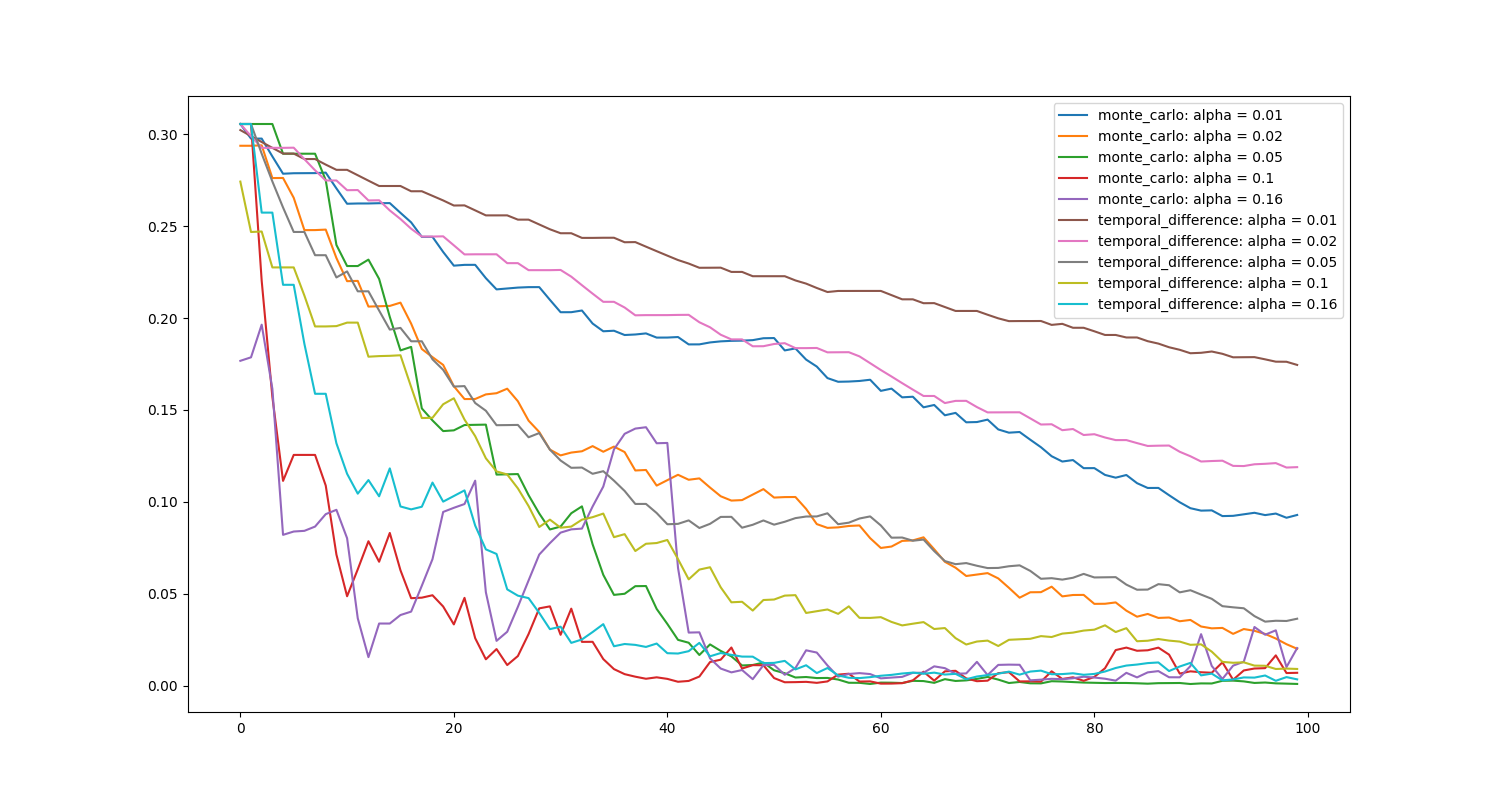

This figure's Python source:
#! /usr/env/python
import random
import time
import matplotlib.pyplot as plt
import pylab
import numpy as np
from sklearn.metrics import mean_squared_error
pylab.rcParams['figure.figsize'] = (15, 8)

def take_action(state, action):
    next_state = state + 2 * action - 1
    return next_state, int(next_state >= state_num)

def monte_carlo_step(states, actions):
    s = states[:]
    a = actions[:]
    next_state, reward = take_action(s[-1], a[-1])
    if next_state >= 0 and next_state < state_num:
        s.append(next_state)
        next_action = random.randint(0, 1)
        a.append(next_action)
        next_gain, next_reward = monte_carlo_step(s, a)
        gain = gamma * next_gain + next_reward
        if next_state not in states:
            R[next_state].append(gain)
            V[next_state] = V[next_state] + alpha_mc * (gain - V[next_state])
    else:
        gain = 0
    return gain, reward

def monte_carlo():
    for i in range(max_epoch):
        s0 = random.randint(0, state_num-1)
        a0 = random.randint(0, 1)
        next_gain, reward = monte_carlo_step([s0], [a0])
        gain = gamma * next_gain + reward
        R[s0].append(gain)
        V[s0] = V[s0] + alpha_mc * (gain - V[s0])
        E[i] = np.linalg.norm(np.array(V)-X, ord=2)
        E[i] = mean_squared_error(V, X)
    #for state in range(state_num): print(R[state])
    print(V)
    return

def temporal_difference_step(states):
    state = states[-1]
    s = states[:]
    action = random.randint(0, 1)
    next_state, reward = take_action(state, action)
    if next_state >= 0 and next_state < state_num:
        gain = gamma * V[next_state] + reward
        R[state].append(gain)
        V[state] = V[state] + alpha_td * (gain - V[state])
        s.append(next_state)
        temporal_difference_step(s)
    else:
        gain = reward
        R[state].append(gain)
        V[state] = V[state] + alpha_td * (gain - V[state])
    return

def temporal_difference():
    for i in range(max_epoch):
        s0 = random.randint(0, state_num-1) 
        temporal_difference_step([s0])
        E[i] = np.linalg.norm(np.array(V)-X, ord=2)
        E[i] = mean_squared_error(V, X)
    #for state in range(state_num): print(R[state])
    print(V)
    return

def dynamic():
    b = np.array([0, 0, 0, 0, 0.5])
    A = np.eye(5) - 0.5*gamma*np.eye(5, k=1) - 0.5*gamma*np.eye(5, k=-1)
    X = np.linalg.solve(A, b)
    print(type(X))
    print(X)
    return X

if __name__ == "__main__":
    state_num = 5
    max_epoch = 100
    gamma = 1
    X = dynamic()
    E = [0] * max_epoch

    alpha_mc = 0.01
    R = [[] for i in range(state_num)]
    V = [0] * state_num
    monte_carlo()
    plt.plot(range(max_epoch), E, label = "monte_carlo: alpha = {}".format(alpha_mc))

    alpha_mc = 0.02
    R = [[] for i in range(state_num)]
    V = [0] * state_num
    monte_carlo()
    plt.plot(range(max_epoch), E, label = "monte_carlo: alpha = {}".format(alpha_mc))

    alpha_mc = 0.05
    R = [[] for i in range(state_num)]
    V = [0] * state_num
    monte_carlo()
    plt.plot(range(max_epoch), E, label = "monte_carlo: alpha = {}".format(alpha_mc))

    alpha_mc = 0.10
    R = [[] for i in range(state_num)]
    V = [0] * state_num
    monte_carlo()
    plt.plot(range(max_epoch), E, label = "monte_carlo: alpha = {}".format(alpha_mc))

    alpha_mc = 0.16
    R = [[] for i in range(state_num)]
    V = [0] * state_num
    monte_carlo()
    plt.plot(range(max_epoch), E, label = "monte_carlo: alpha = {}".format(alpha_mc))

    alpha_td = 0.01
    R = [[] for i in range(state_num)]
    V = [0] * state_num
    temporal_difference()
    plt.plot(range(max_epoch), E, label = "temporal_difference: alpha = {}".format(alpha_td))

    alpha_td = 0.02
    R = [[] for i in range(state_num)]
    V = [0] * state_num
    temporal_difference()
    plt.plot(range(max_epoch), E, label = "temporal_difference: alpha = {}".format(alpha_td))

    alpha_td = 0.05
    R = [[] for i in range(state_num)]
    V = [0] * state_num
    temporal_difference()
    plt.plot(range(max_epoch), E, label = "temporal_difference: alpha = {}".format(alpha_td))

    alpha_td = 0.10
    R = [[] for i in range(state_num)]
    V = [0] * state_num
    temporal_difference()
    plt.plot(range(max_epoch), E, label = "temporal_difference: alpha = {}".format(alpha_td))

    alpha_td = 0.16
    R = [[] for i in range(state_num)]
    V = [0] * state_num
    temporal_difference()
    plt.plot(range(max_epoch), E, label = "temporal_difference: alpha = {}".format(alpha_td))

    plt.legend()
    plt.savefig("randomwalk.png")
    plt.show()
